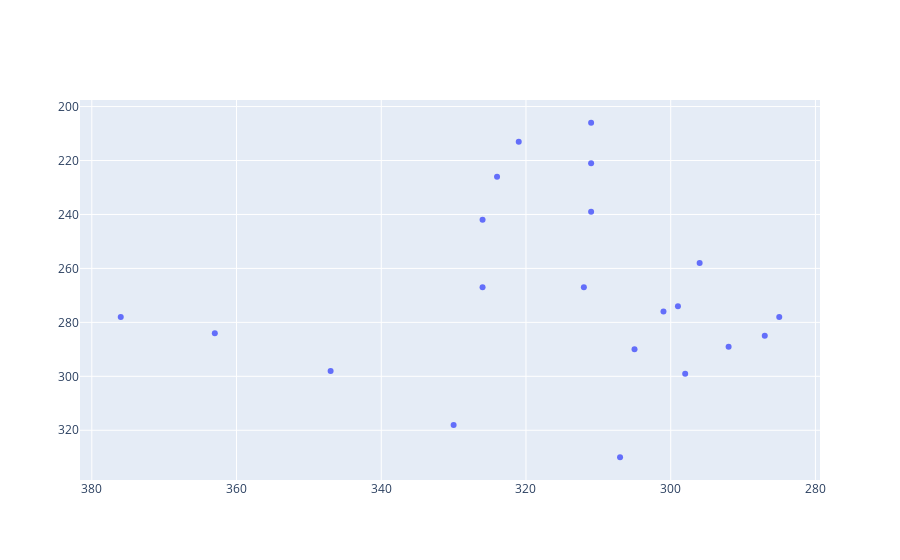

The cell this chart's notebook holds for it:
### Code cell
fig = go.Figure()

fig.add_trace(go.Scatter(x=xs, y=ys, mode="markers"))

fig.update_layout(
    xaxis = dict(autorange="reversed"),
    yaxis = dict(autorange="reversed"),
)

# fig.update_xaxes(visible=False)
# fig.update_yaxes(visible=False)

fig.show()

### Figure 1 — Plotly figure (JSON) as saved in the notebook; plotly's stock layout.template omitted (floating-point values rounded to 4 significant figures)
{"data": [{"mode": "markers", "type": "scatter", "x": [307, 330, 347, 363, 376, 326, 326, 324, 321, 312, 311, 311, 311, 299, 296, 301, 305, 287, 285, 292, 298], "y": [330, 318, 298, 284, 278, 267, 242, 226, 213, 267, 239, 221, 206, 274, 258, 276, 290, 285, 278, 289, 299]}], "layout": {"xaxis": {"autorange": "reversed"}, "yaxis": {"autorange": "reversed"}}}
